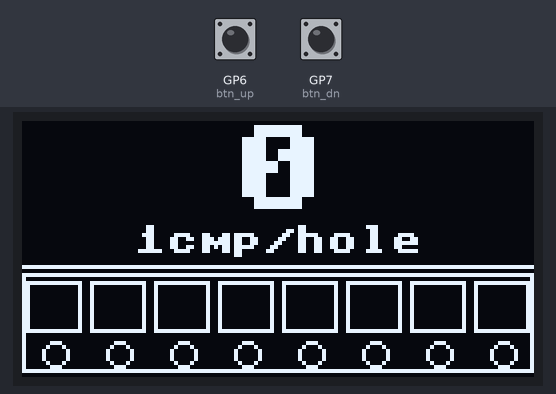
Bench run of a program on a simulated Raspberry Pi Pico running MicroPython. Parts: 128×64 one-colour display. The inputs (shaded band) are chosen by the test bench; at power-on: GP6 (btn_up) HIGH, GP7 (btn_dn) HIGH. Library files of the repository ran but are not shown: ssd1306.py.

Above: at 1.2 s.
1.3 s: GP6 (btn_up) pulled LOW for 0.15 s
At 1.9 s:
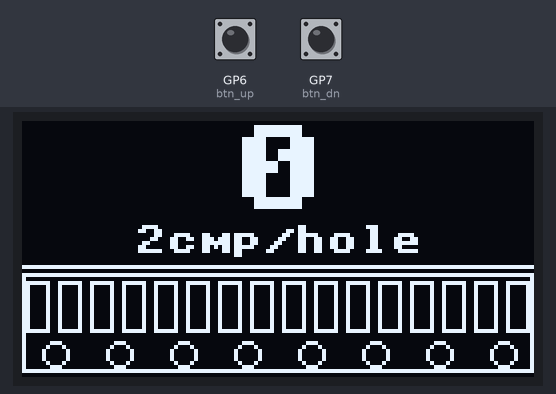
2.9 s: GP6 (btn_up) pulled LOW for 1 s
At 5.1 s:
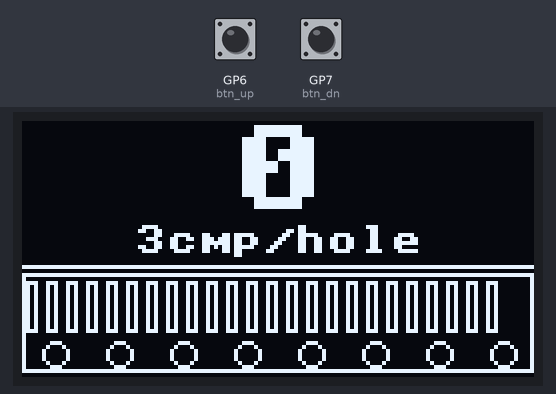
5.4 s: GP7 (btn_dn) pulled LOW for 0.15 s
At 6.3 s:
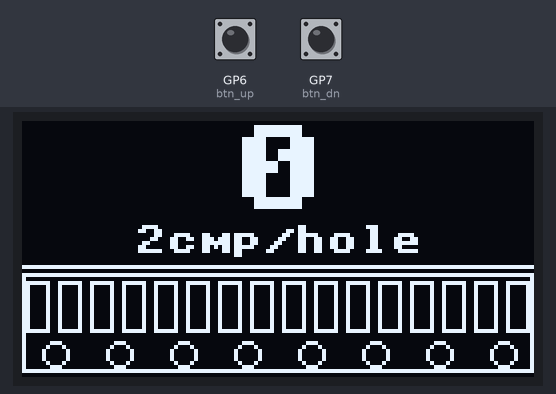
7.0 s: GP7 (btn_dn) pulled LOW for 1 s
At 8.4 s:
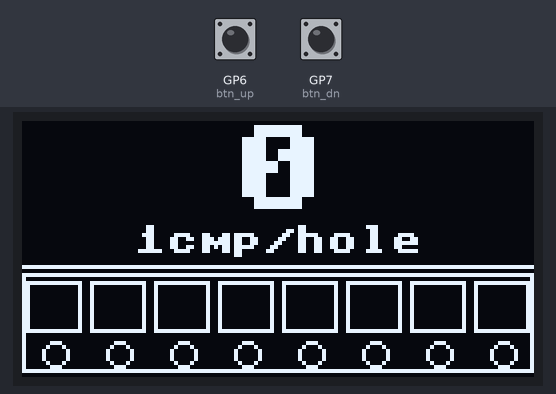
9.5 s: GP7 (btn_dn) pulled LOW for 0.15 s
At 10.7 s:
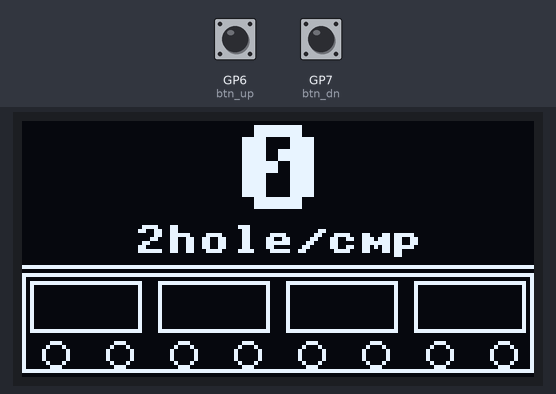
Timing chart, 0 to 12.1 s (numbered marks = the images above; inputs shaded):
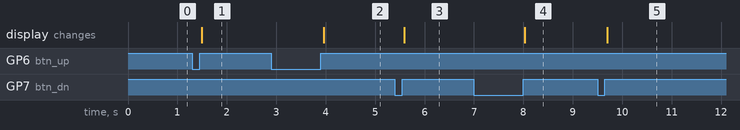

Measured:
- after the input at 1.3 s, the display: changes after 0.19 s (image 1)
- after the input at 2.9 s, the display: changes after 1.1 s (image 2)
- after the input at 5.4 s, the display: changes after 0.19 s (image 3)
- after the input at 7.0 s, the display: changes after 1.0 s (image 4)
- after the input at 9.5 s, the display: changes after 0.19 s (image 5)

The program:

main.py
```python
import machine
from ssd1306 import SSD1306_I2C
# from bigass_7_segment_tester import Bigass7SegmentTester
from dotterboard import DotterBoard

def main():
    dotterboard = DotterBoard()
    while(True):
        dotterboard.update()

if __name__ == "__main__":
    main()
```

dotterboard.py
```python
import rp2
from machine import Pin, I2C
import machine
import micropython
from ssd1306 import SSD1306_I2C


@rp2.asm_pio()
def _quadrature_encoder_prog():
    # Polls both encoder pins continuously.
    # Pushes the 2-bit AB state to the FIFO only when it changes.
    # noblock means the SM never stalls even if the FIFO fills temporarily.
    # The CPU IRQ handler drains the FIFO and decodes direction.
    label("poll")
    mov(isr, null)
    in_(pins, 2)
    mov(x, isr)
    jmp(x_not_y, "changed")
    jmp("poll")
    label("changed")
    push(noblock)           # push new 2-bit state; drops only if FIFO full
    irq(noblock, rel(0))    # wake CPU to drain FIFO promptly; does not stall SM
    mov(y, x)               # update previous state in Y
    jmp("poll")


VERSION_STRING = "0.1.2"


class DotterBoard:
    OLED_WIDTH_PIXELS = 128
    OLED_HEIGHT_PIXELS = 64
    OLED_I2C_SDA_PIN = 0
    OLED_I2C_SCL_PIN = 1

    SLOT_SENSOR_I_PIN = 12
    SLOT_SENSOR_Q_PIN = 11

    BTN_UP_PIN = 6
    BTN_DN_PIN = 7

    components_per_sprocket_hole = 1
    sprocket_holes_per_component = -1

    def __init__(self):
        i2c = I2C(0, scl=Pin(self.OLED_I2C_SCL_PIN), sda=Pin(self.OLED_I2C_SDA_PIN))
        self.oled = SSD1306_I2C(self.OLED_WIDTH_PIXELS, self.OLED_HEIGHT_PIXELS, i2c)

        self._encoder_sm = rp2.StateMachine(
            0,
            _quadrature_encoder_prog,
            freq=125_000_000,  # PIO runs at system clock speed; 125MHz is max for stable operation
            in_base=Pin(self.SLOT_SENSOR_Q_PIN),
        )
        # Re-apply pull-ups after SM init resets pad config
        Pin(self.SLOT_SENSOR_Q_PIN, Pin.IN, Pin.PULL_UP)
        Pin(self.SLOT_SENSOR_I_PIN, Pin.IN, Pin.PULL_UP)

        self._pio_prev_state = 0
        # _sub_hole is written only from IRQ context and read/cleared
        # atomically in update() via disable_irq(). This prevents torn
        # reads when the main loop and IRQ both touch it simultaneously.
        self._sub_hole = 0
        self._hole_remainder = 0
        self.component_count = 0

        # CRITICAL: hard=True makes this a hard IRQ, which fires immediately
        # even during C-level operations such as the ~20ms I2C transfer inside
        # oled.show(). Soft IRQs (the default) are only checked at Python
        # bytecode boundaries and are completely blocked during oled.show(),
        # causing the 4-deep PIO FIFO to overflow and silently drop transitions
        # via push(noblock) on every screen update. hard=True eliminates that
        # blackout window entirely.
        #
        # Hard IRQ handlers must not allocate memory. This handler qualifies:
        # all operations are on small ints (no heap allocation) and the
        # @micropython.native decorator keeps execution fast.
        self._encoder_sm.irq(self._encoder_irq, hard=True)
        self._encoder_sm.active(1)

        self.btn_up = Pin(self.BTN_UP_PIN, Pin.IN, Pin.PULL_UP)
        self.btn_dn = Pin(self.BTN_DN_PIN, Pin.IN, Pin.PULL_UP)
        self._btn_up_held = False
        self._btn_dn_held = False
        self._both_held = False
        self._reset_consumed = False

    @micropython.native
    def _encoder_irq(self, sm):
        # Drain the entire FIFO on every IRQ. The PIO raises one IRQ per
        # state change, but multiple transitions may have queued if we were
        # briefly delayed, so always loop until empty.
        #
        # @micropython.native compiles this to ARM Thumb-2 machine code,
        # keeping execution time short -- important for a hard IRQ handler.
        #
        # Direction decoding uses the standard Gray-code rule:
        #   forward if (prev_B XOR curr_A) == 1
        while sm.rx_fifo():
            curr = sm.get() & 0x3
            if (self._pio_prev_state & 1) ^ (curr >> 1):
                self._sub_hole += 1
            else:
                self._sub_hole -= 1
            self._pio_prev_state = curr

    def _atomic_take_sub_hole(self):
        # Snapshot and zero _sub_hole with IRQs disabled to prevent a torn
        # read: without this, update() could read a partial value while the
        # IRQ handler is mid-increment.
        state = machine.disable_irq()
        val = self._sub_hole
        self._sub_hole = 0
        machine.enable_irq(state)
        return val

    def update(self):
        # Atomically take the accumulated quarter-hole ticks.
        sub = self._atomic_take_sub_hole()

        # Convert quarter-hole counts into whole holes.
        holes = int(sub / 4)
        # The fractional remainder (0-3 quarter-holes) must be preserved
        # across update() calls rather than discarded, otherwise we
        # accumulate a systematic under-count at any pitch setting.
        remainder = sub - holes * 4
        state = machine.disable_irq()
        self._sub_hole += remainder
        machine.enable_irq(state)

        if holes:
            if self.components_per_sprocket_hole > 0:
                self.component_count += holes * self.components_per_sprocket_hole
            else:
                self._hole_remainder += holes
                n = self.sprocket_holes_per_component
                delta = int(self._hole_remainder / n)
                self._hole_remainder -= delta * n
                self.component_count += delta

        # Buttons
        btn_up = self.btn_up.value()
        btn_dn = self.btn_dn.value()

        up_fell = not self._btn_up_held and not btn_up
        up_rose = self._btn_up_held and btn_up
        dn_fell = not self._btn_dn_held and not btn_dn
        dn_rose = self._btn_dn_held and btn_dn

        if up_fell:
            self._btn_up_held = True
        if dn_fell:
            self._btn_dn_held = True
        if self._btn_up_held and self._btn_dn_held:
            self._both_held = True

        if up_rose:
            if self._both_held:
                self.component_count = 0
                self._both_held = False
                self._reset_consumed = True
            elif not self._reset_consumed:
                self._pitch_up()
            self._btn_up_held = False

        if dn_rose:
            if self._both_held:
                self.component_count = 0
                self._both_held = False
                self._reset_consumed = True
            elif not self._reset_consumed:
                self._pitch_dn()
            self._btn_dn_held = False

        if not self._btn_up_held and not self._btn_dn_held:
            self._reset_consumed = False

        self.draw_screen()

    def draw_screen(self):
        self.oled.fill(0)
        self._draw_large_number(str(self.component_count), y=1, scale=3)
        if self.components_per_sprocket_hole > 0:
            label = "{}cmp/hole".format(self.components_per_sprocket_hole)
        else:
            label = "{}hole/cmp".format(self.sprocket_holes_per_component)
        lx = max(0, (128 - len(label) * 8) // 2)
        self.oled.text(label, lx, 26, 1)
        self.oled.hline(0, 36, 128, 1)
        self._draw_tape(38)
        self.oled.show()

    def _draw_large_number(self, s, y, scale):
        import framebuf
        tmp_buf = bytearray(8)
        tmp = framebuf.FrameBuffer(tmp_buf, 8, 8, framebuf.MONO_HLSB)
        char_w = 8 * scale
        x = max(0, (128 - len(s) * char_w) // 2)
        for ch in s:
            tmp.fill(0)
            tmp.text(ch, 0, 0, 1)
            for row in range(8):
                for col in range(8):
                    if tmp.pixel(col, row):
                        self.oled.fill_rect(x + col * scale, y + row * scale, scale, scale, 1)
            x += char_w

    def _draw_circle(self, cx, cy, r):
        f = 1 - r
        ddF_x = 1
        ddF_y = -2 * r
        x, y = 0, r
        self.oled.pixel(cx,     cy + r, 1)
        self.oled.pixel(cx,     cy - r, 1)
        self.oled.pixel(cx + r, cy,     1)
        self.oled.pixel(cx - r, cy,     1)
        while x < y:
            if f >= 0:
                y -= 1
                ddF_y += 2
                f += ddF_y
            x += 1
            ddF_x += 2
            f += ddF_x
            self.oled.pixel(cx + x, cy + y, 1)
            self.oled.pixel(cx - x, cy + y, 1)
            self.oled.pixel(cx + x, cy - y, 1)
            self.oled.pixel(cx - x, cy - y, 1)
            self.oled.pixel(cx + y, cy + x, 1)
            self.oled.pixel(cx - y, cy + x, 1)
            self.oled.pixel(cx + y, cy - x, 1)
            self.oled.pixel(cx - y, cy - x, 1)

    def _draw_tape(self, y_top):
        W = 128
        tape_h = 63 - y_top
        N_HOLES = 8
        hole_pitch = W // N_HOLES
        self.oled.rect(0, y_top, W, tape_h, 1)
        pocket_y = y_top + 2
        pocket_h = tape_h - 12
        hole_cy = y_top + tape_h - 5
        hole_r = 3
        if self.components_per_sprocket_hole > 0:
            n = self.components_per_sprocket_hole
            slot_w = hole_pitch // n
            pocket_w = max(2, slot_w - 2)
            for i in range(N_HOLES * n):
                px = i * slot_w + (slot_w - pocket_w) // 2
                if px + pocket_w <= W:
                    self.oled.rect(px, pocket_y, pocket_w, pocket_h, 1)
        else:
            n = self.sprocket_holes_per_component
            group_w = hole_pitch * n
            pocket_w = max(4, group_w - 4)
            for i in range(N_HOLES // n + 1):
                px = i * group_w + (group_w - pocket_w) // 2
                if px < W:
                    self.oled.rect(px, pocket_y, min(pocket_w, W - px), pocket_h, 1)
        for i in range(N_HOLES):
            self._draw_circle(i * hole_pitch + hole_pitch // 2, hole_cy, hole_r)

    def _pitch_up(self):
        self._hole_remainder = 0
        if self.sprocket_holes_per_component > 0:
            if self.sprocket_holes_per_component == 2:
                self.components_per_sprocket_hole = 1
                self.sprocket_holes_per_component = -1
            else:
                self.sprocket_holes_per_component -= 1
        else:
            self.components_per_sprocket_hole += 1

    def _pitch_dn(self):
        self._hole_remainder = 0
        if self.components_per_sprocket_hole > 0:
            if self.components_per_sprocket_hole == 1:
                self.sprocket_holes_per_component = 2
                self.components_per_sprocket_hole = -1
            else:
                self.components_per_sprocket_hole -= 1
        else:
            self.sprocket_holes_per_component += 1
```
